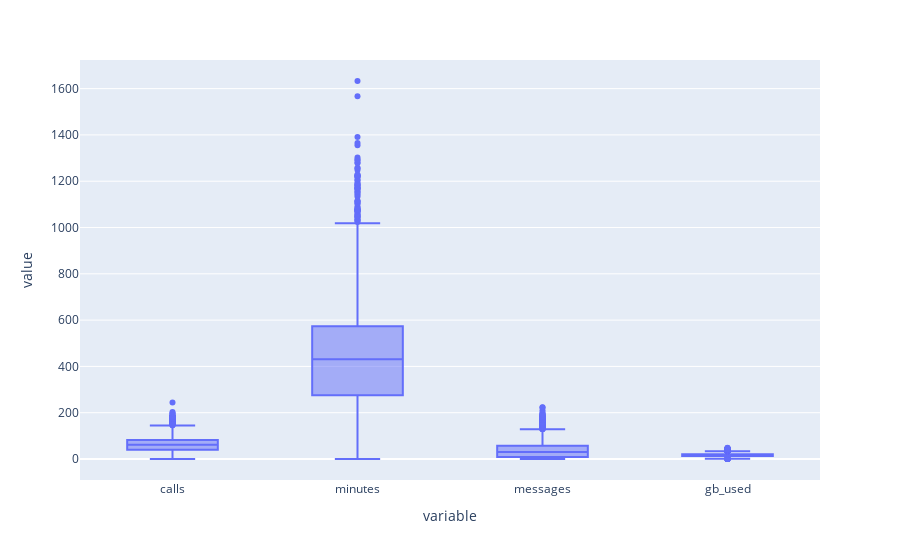

Source (notebook cell):
### Code cell
fig = ps.box(df[['calls','minutes','messages','gb_used']]) # Просто поглядеть распределение
fig.show()

### Figure 1 — Plotly figure (JSON) as saved in the notebook; plotly's stock layout.template omitted (floating-point values rounded to 4 significant figures; data arrays with more than 128 entries replaced by an {"elided": "..."} marker saying what was removed)
{"data": [{"alignmentgroup": "True", "hovertemplate": "variable=%{x}<br>value=%{y}<extra></extra>", "legendgroup": "", "marker": {"color": "#636efa"}, "name": "", "notched": false, "offsetgroup": "", "orientation": "v", "showlegend": false, "type": "box", "x": {"elided": "12856 str values"}, "x0": " ", "xaxis": "x", "y": {"elided": "12856 int values"}, "y0": " ", "yaxis": "y"}], "layout": {"boxmode": "group", "legend": {"tracegroupgap": 0}, "margin": {"t": 60}, "xaxis": {"anchor": "y", "domain": [0, 1], "title": {"text": "variable"}}, "yaxis": {"anchor": "x", "domain": [0, 1], "title": {"text": "value"}}}}
